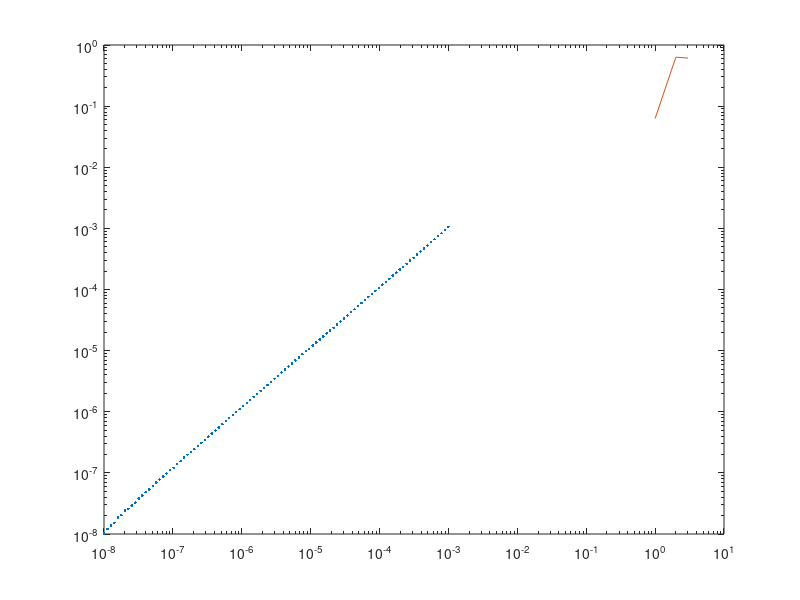

The MATLAB source for this figure: (Note: this script raises an error after producing the figure.)
clear; clf;

% Colors for plots
taupe_gray = [156 151 154]./255;
bittersweet = [255 108 140]./255;
light_sea_green = [16 161 156]./255;
black = [0 0 0]./255;
white = [255 255 255]./255;

load data/lab4_exp2_rev2.mat

% In your report, include a log-log plot showing your current transfer 
% characteristic along with an appropriate theoretical fit. 

loglog(exp2_ch1_I, exp2_ch2_I, '.', Color=light_sea_green)
hold on
curvefit = fit(transpose(exp2_ch1_I), transpose(exp2_ch2_I), 'poly1');
fplot(@(x) x)
xlim([.95e-8 .0015])
axis equal
% m = 1.055, b = 8.035e-7

title("Current Transfer Characteristic")
xlabel("Input Current (A)")
ylabel("Output Current (A)")
legend("Experimental Data", "Theoretical Fit")

